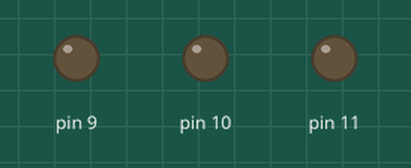
Recording of a sketch running on a simulated Arduino Uno, built with avr-gcc and run on an emulated ATmega328P. Parts: output pins drawn as LEDs (lit = HIGH).

Above: at 2.2 s.
At 22.1 s:
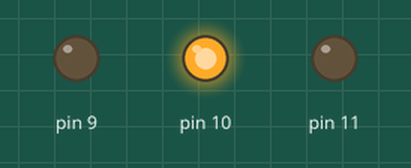
At 31.5 s:
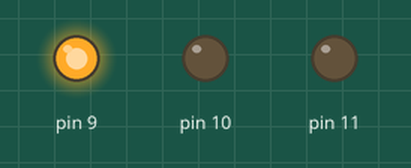
At 41.3 s:
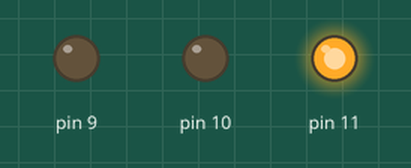
Timing chart, 0 to 43.2 s (numbered marks = the images above):
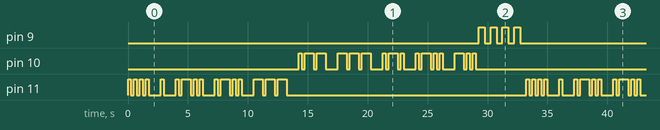

The sketch:

helloWorldMorseCode.ino
```cpp
// Short hello world in morse code skecth

void setup() {
  pinMode(11, OUTPUT);
  pinMode(10, OUTPUT);
  pinMode(9, OUTPUT);
}

void loop() {
  digitalWrite(11, HIGH);   // .
  delay(250);
  digitalWrite(11, LOW);
  delay(250);
  digitalWrite(11, HIGH);   // .
  delay(250);
  digitalWrite(11, LOW);
  delay(250);
  digitalWrite(11, HIGH);   // .
  delay(250);
  digitalWrite(11, LOW);
  delay(250);
  digitalWrite(11, HIGH);   // .
  delay(250);
  digitalWrite(11, LOW);  // silence
  delay(1000);
  digitalWrite(11, HIGH);   // .
  delay(250);
  digitalWrite(11, LOW);  //silence
  delay(1000);
  digitalWrite(11, HIGH); //.
  delay(250);
  digitalWrite(11, LOW);
  delay(250);
  digitalWrite(11, HIGH); //-
  delay(750);
  digitalWrite(11, LOW);
  delay(250);
  digitalWrite(11, HIGH); //.
  delay(250);
  digitalWrite(11, LOW);
  delay(250);
  digitalWrite(11, HIGH); //.
  delay(250);
  digitalWrite(11, LOW);  //silence
  delay(1000);
  digitalWrite(11, HIGH); // .
  delay(250);
  digitalWrite(11, LOW);
  delay(250);
  digitalWrite(11, HIGH); //-
  delay(750);
  digitalWrite(11, LOW);
  delay(250);
  digitalWrite(11, HIGH); // .
  delay(250);
  digitalWrite(11, LOW);
  delay(250);
  digitalWrite(11, HIGH); // .
  delay(250);
  digitalWrite(11, LOW);  //silence
  delay(1000);
  digitalWrite(11, HIGH); //-
  delay(750);
  digitalWrite(11, LOW);
  delay(250);
  digitalWrite(11, HIGH); //-
  delay(750);
  digitalWrite(11, LOW);
  delay(250);
  digitalWrite(11, HIGH); //-
  delay(750);
  digitalWrite(11, LOW);
  delay(1000);

// World

  digitalWrite(10, HIGH); // .
  delay(250);
  digitalWrite(10, LOW);
  delay(250);
  digitalWrite(10, HIGH); //-
  delay(750);
  digitalWrite(10, LOW);
  delay(250);
  digitalWrite(10, HIGH); //-
  delay(750);
  digitalWrite(10, LOW);   // silence
  delay(1000);
  digitalWrite(10, HIGH); //-
  delay(750);
  digitalWrite(10, LOW);
  delay(250);
  digitalWrite(10, HIGH); //-
  delay(750);
  digitalWrite(10, LOW);
  delay(250);
  digitalWrite(10, HIGH); //-
  delay(750);
  digitalWrite(10, LOW);
  delay(1000);
  digitalWrite(10, HIGH); // .
  delay(250);
  digitalWrite(10, LOW);
  delay(250);
  digitalWrite(10, HIGH); //-
  delay(750);
  digitalWrite(10, LOW);
  delay(250);
  digitalWrite(10, HIGH); // .
  delay(250);
  digitalWrite(10, LOW);
  delay(1000);
  digitalWrite(10, HIGH); // .
  delay(250);
  digitalWrite(10, LOW);
  delay(250);
  digitalWrite(10, HIGH); //-
  delay(750);
  digitalWrite(10, LOW);
  delay(250);
  digitalWrite(10, HIGH); // .
  delay(250);
  digitalWrite(10, LOW);
  delay(250);
  digitalWrite(10, HIGH); // .
  delay(250);
  digitalWrite(10, LOW);
  delay(1000);
  digitalWrite(10, HIGH); //-
  delay(750);
  digitalWrite(10, LOW);
  delay(250);
  digitalWrite(10, HIGH); // .
  delay(250);
  digitalWrite(10, LOW);
  delay(250);
  digitalWrite(10, HIGH); // .
  delay(250);
  digitalWrite(10, LOW);
  delay(250);

// Reset signal
  digitalWrite(9, HIGH);
  delay(500);
  digitalWrite(9, LOW);
  delay(500);
  digitalWrite(9, HIGH);
  delay(500);
  digitalWrite(9, LOW);
  delay(500);
  digitalWrite(9, HIGH);
  delay(500);
  digitalWrite(9, LOW);
  delay(500);
  digitalWrite(9, HIGH);
  delay(500);
  digitalWrite(9, LOW);
  delay(500);

  }
```

Measured:
- by itself, pin 9: repeats every 33.3 s: 3 × (LOW 0.50 s, HIGH 0.50 s), LOW 29.8 s, HIGH 0.50 s
- by itself, pin 10, pin 11: moves between LOW and HIGH, repeating every 33.3 s
- by itself, everything shown: repeats every 33.3 s, in 72 steps
